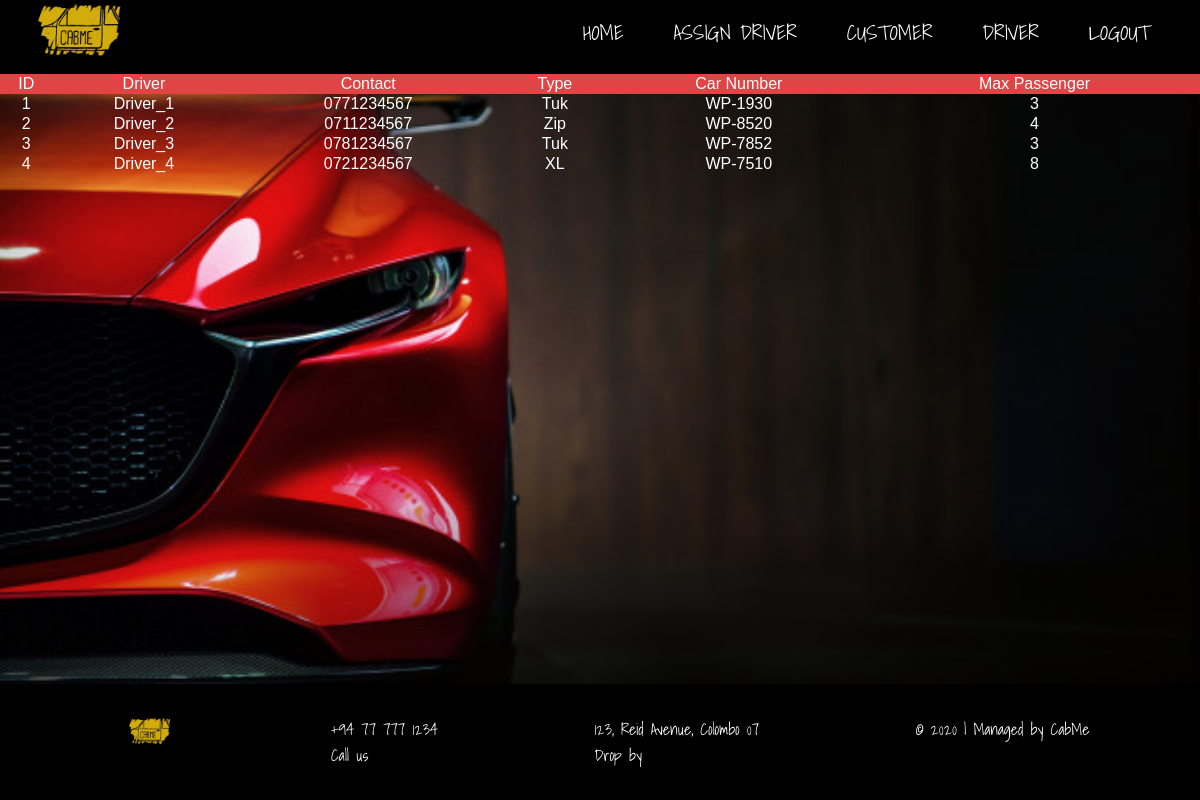
Page /admin/drivers.php (signed in) on the committed database.
### tables this page shows
CREATE TABLE IF NOT EXISTS `driver` (
  `id` int(11) NOT NULL AUTO_INCREMENT,
  `username` varchar(50) NOT NULL,
  `password` varchar(20) NOT NULL,
  `contact_no` varchar(10) NOT NULL,
  `car_type` varchar(10) NOT NULL,
  `car_number` varchar(8) NOT NULL,
  `max_passenger` int(11) NOT NULL,
  PRIMARY KEY (`id`)
);

### admin/drivers.php (the view, shortened to what this page needs)
<!DOCTYPE html>
<html lang="en" dir="ltr">
<head>
  <link rel="stylesheet" href="../css/styles.css">
</head>
<body>
  <?php
  if(!isset($_SESSION["loggedInAdminID"]))
  {
    include "../includes/admin-header-loggedOut.php";
  }else {
    include "../includes/admin-header-loggedIn.php";
  }
  ?>
  <table>
    <tr class="th">
      <td>ID</td>
      <td>Driver</td>
      <td>Contact</td>
      <td>Type</td>
      <td>Car Number</td>
      <td>Max Passenger</td>
    </tr>
    <?php
    include "../database/dbconfig.php";
    $sql = "SELECT * FROM `driver`";
    $result = mysqli_query($con,$sql);
    while($row = mysqli_fetch_assoc($result)){
      ?>
      <tr>
        <td><?php echo $row['id']; ?></td>
        <td><?php echo $row['username']; ?></td>
        <td><?php echo $row['contact_no']; ?></td>
        <td><?php echo $row['car_type']; ?></td>
        <td><?php echo $row['car_number']; ?></td>
        <td><?php echo $row['max_passenger']; ?></td>
      </tr>
      <?php
    }
    ?>
  </table>
  <div class="position">
	<?php
	  include "../includes/footer.php";
	?>
	</div>
</body>
</html>

### includes/admin-header-loggedIn.php
<div class="header_login">
  <div class="header content">
    <div class="logo"><a class="logo-link" href="./index.php"><img class="logo-image" src="./images/logo.jpg" alt=""></a></div>
    <div class="menu">
      <ul class="menu-list">
        <li class="menu-item"><a class="menu-item-link" href="./admin.php">HOME</a></li>
        <li class="menu-item"><a class="menu-item-link" href="../admin/assign-driver.php">ASSIGN DRIVER</a></li>
        <li class="menu-item"><a class="menu-item-link" href="../admin/customers.php">CUSTOMER</a></li>
        <li class="menu-item"><a class="menu-item-link" href="../admin/drivers.php">DRIVER</a></li>
        <li class="menu-item"><a class="menu-item-link" href="../logout.php">LOGOUT</a></li>
      </ul>
    </div>
  </div>
</div>

### includes/footer.php
<footer>
    <div class="footer">
      <div class="footer_content">
        <div class="footer_block">
          <img class="logo-image" src="../images/logo.jpg" alt="">
        </div>
        <div class="footer_block">
          +94 77 777 1234
          <br>
          <span>Call us</span>
        </div>
        <div class="footer_block">
          123, Reid Avenue, Colombo 07
          <br>
          <span>Drop by</span>
        </div>
        <div class="footer_block">
        © 2020 | Managed by CabMe
        </div>
      </div>
    </div>
</footer>

### css/styles.css (style rules this page uses)
body { font-family: ShadowsIntoLight-Regular; margin: 0; }
.header_login { background-color: rgba(0, 0, 0, 1) !important; color: white; }
.header.content { display: flex; }
a.logo-link { color: white; text-decoration: none; font-size: 2em; }
.menu { margin-left: auto; }
ul.menu-list { display: flex; }
li.menu-item { text-decoration: none; list-style: none; padding-right: 50px; text-align: right; }
a.menu-item-link { text-decoration: none !important; color: white; font-size: 1.3em; }
img.logo-image { width: 3em; margin-left: 1em; }
.position { position: fixed; background-color: black; color: white; bottom: 0; left: 0; width: 100%; }
.footer { background-color: black; color: white; bottom: 0; left: 0; width: 100%; }
.footer_content { display: flex; }
.footer_block { margin-left: auto; margin-right: auto; }
.footer_content { padding: 2em; }

### admin/drivers.php (style rules this page uses)
body { background-image: url(../images/page.jpg); background-repeat: no-repeat; width: 100%; background-size: cover; }
table { width: 100%; text-align: center; font-family: sans-serif; border-collapse: collapse; color: white; }
.th { background-color: #e04444; color: white; }

### rows in the picture
driver: id "1", username "Driver_1", contact_no "0771234567", car_type "Tuk", car_number "WP-1930", max_passenger "3"
driver: id "2", username "Driver_2", contact_no "0711234567", car_type "Zip", car_number "WP-8520", max_passenger "4"
driver: id "3", username "Driver_3", contact_no "0781234567", car_type "Tuk", car_number "WP-7852", max_passenger "3"
driver: id "4", username "Driver_4", contact_no "0721234567", car_type "XL", car_number "WP-7510", max_passenger "8"
